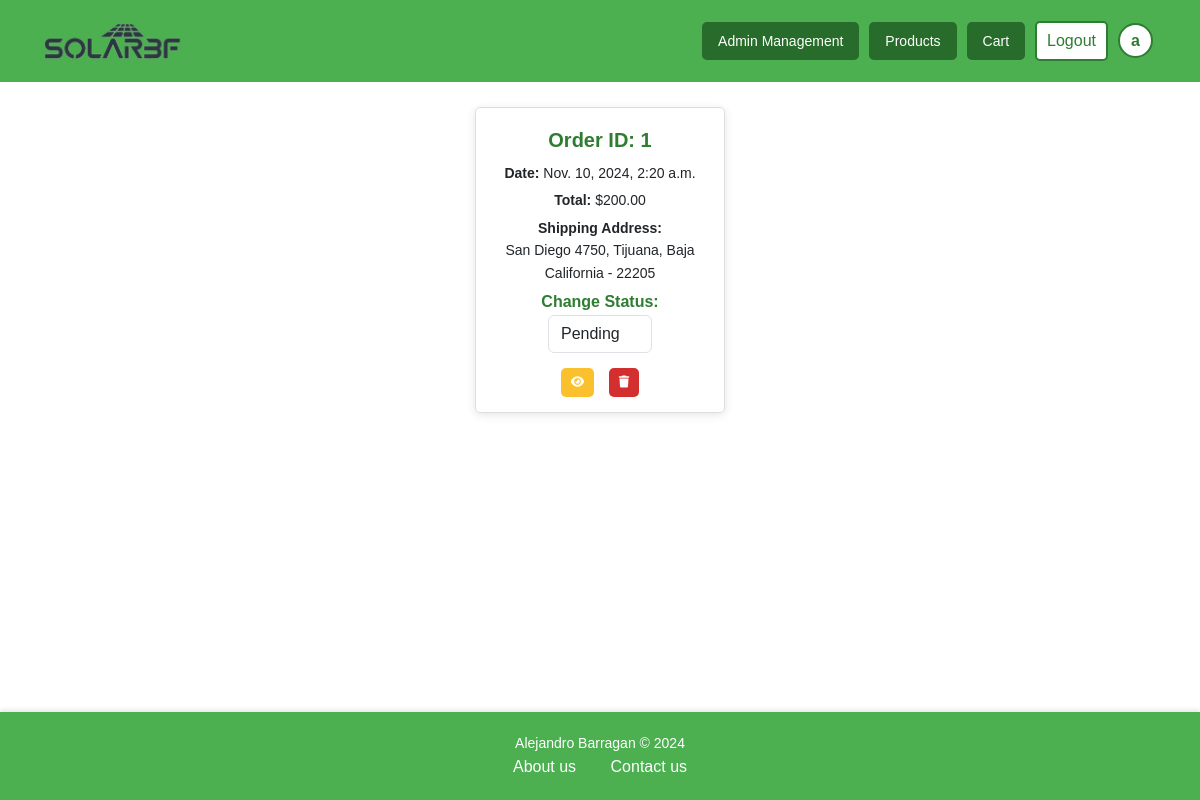
The app's page /orders/ (signed in), older data.
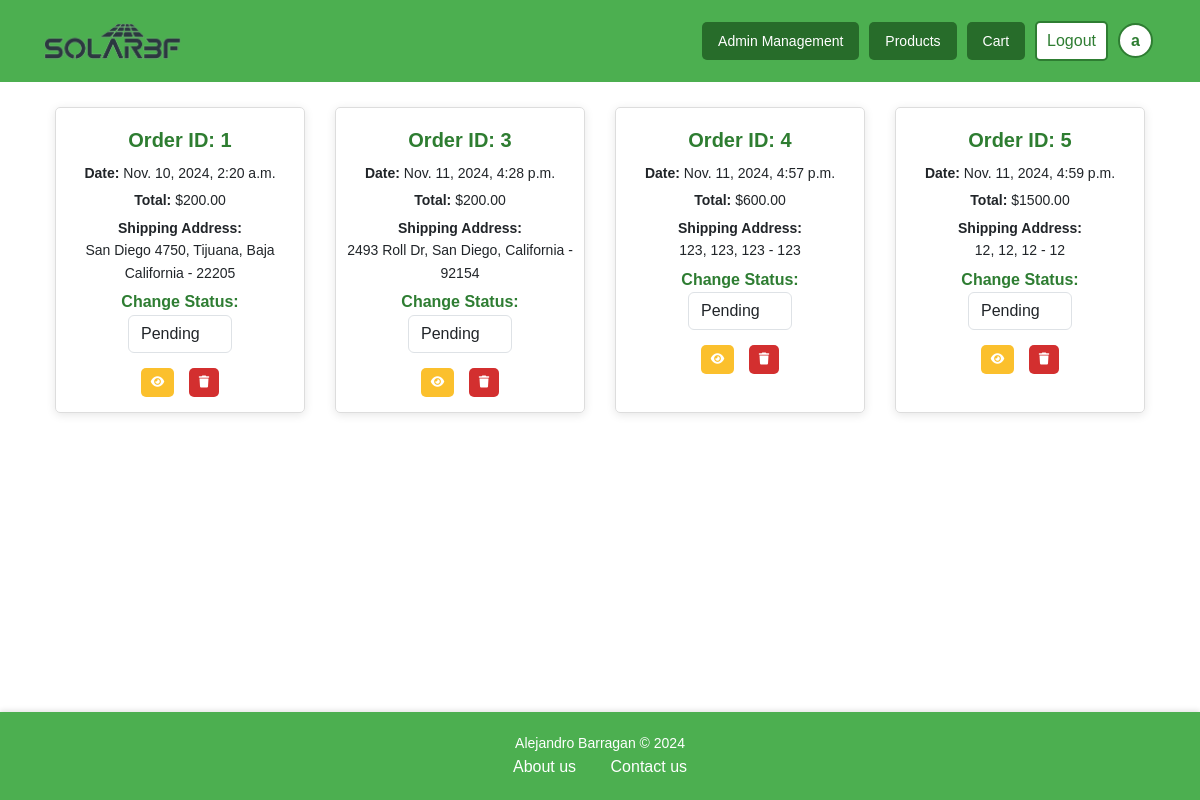
The same page, newer data.
### accounts/models.py (models this page shows, shortened)
class CustomUser(AbstractUser):
    USER_TYPE_CHOICES = (
        ('user', 'User'),
        ('worker', 'Worker'),
        ('admin', 'Admin'),
    )
    role = models.CharField(max_length=10, default='user')
    team = models.ForeignKey(
        Team,
        on_delete=models.SET_NULL,
        blank=True, null=True,
        related_name='members'
    )
    email = models.EmailField(unique=True)
    street_address = models.CharField(max_length=255, blank=True, null=True)
    city = models.CharField(max_length=100, blank=True, null=True)
    state = models.CharField(max_length=100, blank=True, null=True)
    zip_code = models.CharField(max_length=20, blank=True, null=True)
    country = models.CharField(max_length=100, blank=True, null=True)

### orders/models.py (models this page shows, shortened)
class Order(models.Model):
    user = models.ForeignKey(CustomUser, on_delete=models.CASCADE)
    order_total = models.DecimalField(max_digits=10, decimal_places=2)
    shipping_address = models.ForeignKey('ShippingAddress', on_delete=models.CASCADE)
    status = models.CharField(max_length=20, choices=STATUS_CHOICES, default='pending')
    created_at = models.DateTimeField(auto_now_add=True)
    is_paid = models.BooleanField(default=False)
    is_completed = models.BooleanField(default=False)

class ShippingAddress(models.Model):
    user = models.ForeignKey(CustomUser, on_delete=models.CASCADE)
    address = models.CharField(max_length=255)
    state = models.CharField(max_length=100)
    city = models.CharField(max_length=100)
    postal_code = models.CharField(max_length=20)
    country = models.CharField(max_length=50)

### orders/views.py (the view)
# urls.py: path('', views.order_list, name='orders'),
@user_passes_test(is_staff)
@login_required
def order_list(request):
    orders = Order.objects.filter(user=request.user)
    orders = Order.objects.all()
    return render(request, 'admin/orders.html', {
        'orders': orders,
        'status_choices': STATUS_CHOICES,
    })

### accounts/views.py (called while the page is built)
def is_staff(user):
    return user.is_staff or user.role in ['admin', 'worker']

### templates/admin/orders.html (shortened to what this page needs)
{% extends 'base.html' %}
{% load static %}
{% block style %}
    <link rel="stylesheet" href="{% static 'css/orders.css' %}"/>
    <link rel="stylesheet" href="{% static 'css/card.css' %}"/>
{% endblock %}
{% block content %}
<div class="cardb-list">
    {% if orders %}
        {% for order in orders %}
            <div class="cardb-item">
                <h3>Order ID: {{ order.id }}</h3>
                <p><strong>Date:</strong> {{ order.created_at }}</p>
                <p><strong>Total:</strong> ${{ order.order_total }}</p>
                <p><strong>Shipping Address:</strong><br>
                    {{ order.shipping_address.address }}, {{ order.shipping_address.city }}, {{ order.shipping_address.state }} - {{ order.shipping_address.postal_code }}
                </p>
                <form action="{% url 'update_order_status' order.id %}" method="POST">
                    <label for="status">Change Status:</label>
                    <select name="status" class="form-control" onchange="this.form.submit()">
                        {% for code, label in status_choices %}
                            <option value="{{ code }}" {% if order.status == code %}selected{% endif %}>{{ label }}</option>
                        {% endfor %}
                    </select>
                </form>
                <div>
                    <button class="btn-custom btn-small btn-info" data-toggle="modal" data-target="#viewOrderModal{{ order.id }}" title="View">
                        <i class="fa-solid fa-eye"></i>
                    </button>
                    <button class="btn-custom btn-small btn-danger" data-toggle="modal" data-target="#deleteOrderModal{{ order.id }}" title="Delete">
                        <i class="fa-solid fa-trash"></i>
                    </button>
                </div>
            </div>
        {% endfor %}
    {% else %}
        <p>You have no orders.</p>
    {% endif %}
</div>
{% endblock %}

### templates/base.html (shortened to what this page needs)
{% load static %}
{% load bootstrap5 %}
<!DOCTYPE html>
<html lang="en">
<head>
    {% bootstrap_css %}
    <link rel="stylesheet" href="{% static 'css/base.css' %}">
    {% block style %}
    {% endblock %}
</head>
<body>
    {% include 'components/navbar.html' %}
        {% block content %}
        {% endblock %}
    {% include 'components/footer.html' %}
</body>
</html>

### templates/components/navbar.html (shortened to what this page needs)
{% load static %}
{% block style %}
    <link rel="stylesheet" href="{% static 'css/navbar.css' %}"/>
{% endblock %}
{% block content %}
<div class="navbar-container">
    <nav class="navbar">
        <div class="container">
            <a class="nav-link navbar-brand nav-logo" href="{% url 'home' %}">
                <img src="{% static 'images/SolarBFLogo1-1.png' %}" alt="">
            </a>
            <div class="nav-links" id="nav-links">
                {% if user.is_authenticated %}
                    {% if user.is_staff or user.role == 'worker' %}
                        <a class="btn-custom btn-medium btn-primary" href="{% url 'management' %}">Admin Management</a>
                    {% endif %}
                        <a class="btn-custom btn-medium btn-primary" href="{% url 'products' %}">Products</a>
                        <a class="btn-custom btn-medium btn-primary" href="{% url 'cart' %}">Cart</a>
                        <a class="btn-custom btn-logout" href="{% url 'logout' %}">Logout</a>
                        <a class="btn-custom btn-profile" href="{% url 'profile' %}">{{ user.username|slice:":1" }}</a>
                    {% else %}
                        <a class="btn-login" href="{% url 'login' %}">Login</a>
                    {% endif %}
            </div>
        </div>
    </nav>
</div>
{% endblock %}

### templates/components/footer.html
{% load static %}
{% block style %}
    <link rel="stylesheet" href="{% static 'css/footer.css' %}"/>
{% endblock %}
{% block content %}
<div class="footer-container">
    <footer>
        <p>Alejandro Barragan © 2024</p>
        <a class="footer-link" href="{% url 'about' %}">About us</a>
        <a class="footer-link" href="{% url 'contact' %}">Contact us</a>
    </footer>
</div>
{% endblock %}

### static/css/base.css (style rules this page uses)
* { box-sizing: border-box; margin: 0; padding: 0; }
body { background-color: linear-gradient(135deg, #f8f9fa 0%, #e9ecef 100%); font-family: Arial, sans-serif; line-height: 1.6; }
a { text-decoration: none; }
img { max-width: 100%; height: auto; }
.btn-custom { display: inline-block; border: none; border-radius: 5px; cursor: pointer; transition: all 0.3s ease; text-align: center; text-decoration: none; margin: 5px; }
.btn-custom.btn-medium { padding: 8px 16px; font-size: 14px; }
.btn-custom.btn-small { padding: 5px 10px; font-size: 12px; }
.btn-primary { background-color: #276c2a; color: white; }
.btn-danger { background-color: #D32F2F; color: white; }
.btn-info { background-color: #FBC02D; color: white; }

### static/css/orders.css (style rules this page uses)
.form-control { width: auto; margin: 0 auto; margin-bottom: 10px; }

### static/css/card.css (style rules this page uses)
.cardb-list { display: flex; flex-wrap: wrap; gap: 20px; justify-content: center; margin-bottom: 20px; padding: 20px; }
.cardb-item { border: 1px solid #ddd; border-radius: 5px; width: 250px; text-align: center; padding: 10px; box-shadow: 0 2px 10px rgba(0, 0, 0, 0.1); transition: transform 0.2s; margin: 5px; }
.cardb-item h3 { font-size: 20px; margin: 10px; color: #2E7D31; font-weight: bold; }
.cardb-item p { font-size: 14px; margin: 5px 0; }
.cardb-item label { font-weight: bold; color: #2E7D32; }

### static/css/navbar.css (style rules this page uses)
.navbar-container { background-color: #4CAF50; }
.navbar { display: flex; justify-content: center; align-items: center; padding: 1rem; }
.container { display: flex; justify-content: space-between; align-items: center; width: 100%; }
.navbar-brand { margin-right: auto; font-size: 1.5rem; color: #fff; text-decoration: none; }
.nav-links { display: flex; align-items: center; }
.navbar .btn-logout, .btn-login { background-color: white; color: #2E7D32; border: 2px solid #2E7D32; padding: 5px 10px; border-radius: 5px; font-size: 16px; cursor: pointer; transition: all 0.3s ease; }
.navbar .btn-profile { background-color: white; color: #2E7D32; border: 2px solid #2E7D32; border-radius: 50%; font-size: 16px; width: 35px; height: 35px; display: flex; align-items: center; justify-content: center; font-weight: bold; cursor: pointer; transition: all 0.3s ease; }
.nav-logo { display: flex; align-items: center; height: 100%; padding: 5px 0; }
.nav-logo img { max-height: 40px; width: auto; object-fit: contain; }

### static/css/footer.css (style rules this page uses)
html, body { height: 100%; margin: 0; }
body { display: flex; flex-direction: column; }
.footer-container { background-color: #4CAF50; color: #ffffff; text-align: center; padding: 20px 0; width: 100%; margin-top: auto; box-shadow: 0 -2px 5px rgba(0, 0, 0, 0.1); }
.footer-container p { margin: 0; font-size: 14px; }
.footer-link { color: #ffffff; text-decoration: none; margin: 0 15px; transition: color 0.3s ease; }

Row changes from the older to the newer data that the page shows:
added Order: id "3", created_at "Nov. 11, 2024, 4:28 p.m.", order_total "200.00", shipping_address.address "2493 Roll Dr", shipping_address.city "San Diego", shipping_address.state "California", shipping_address.postal_code "92154", status "Pending"
added Order: id "4", created_at "Nov. 11, 2024, 4:57 p.m.", order_total "600.00", shipping_address.address "123", shipping_address.city "123", shipping_address.state "123", shipping_address.postal_code "123", status "Pending"
added Order: id "5", created_at "Nov. 11, 2024, 4:59 p.m.", order_total "1500.00", shipping_address.address "12", shipping_address.city "12", shipping_address.state "12", shipping_address.postal_code "12", status "Pending"
